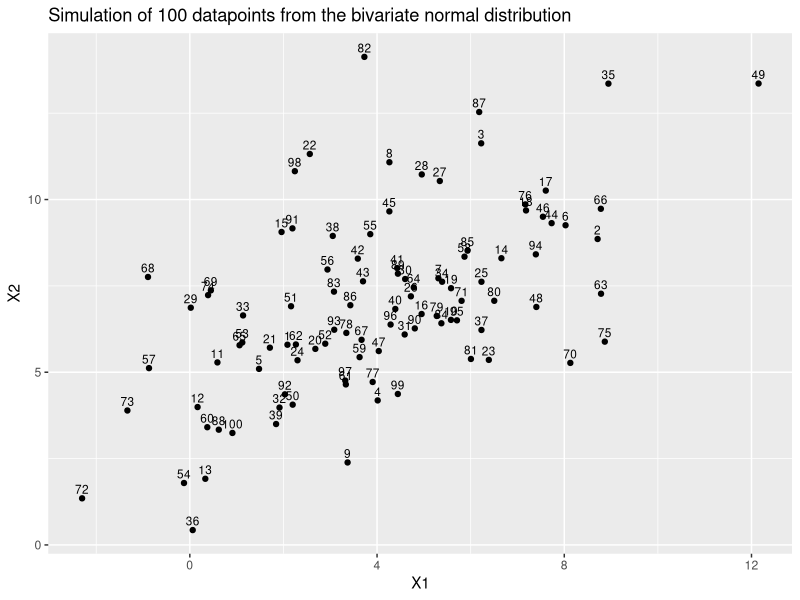
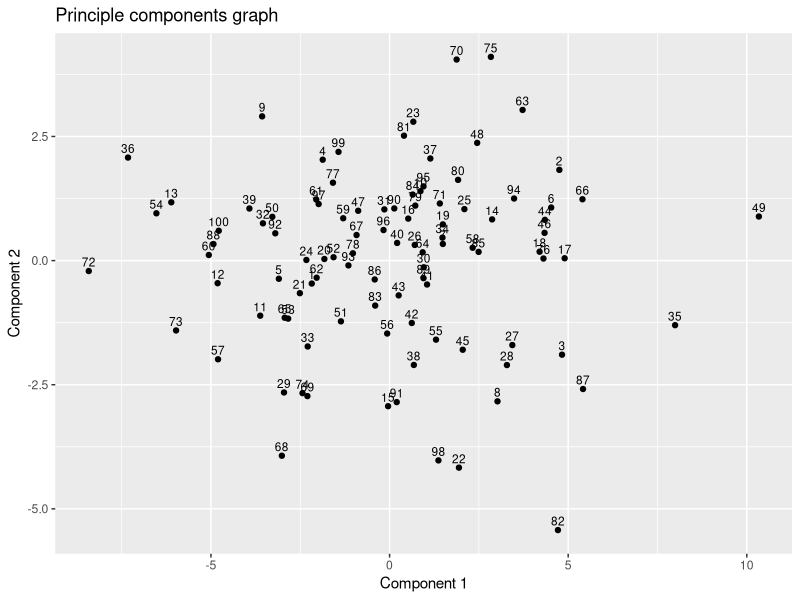
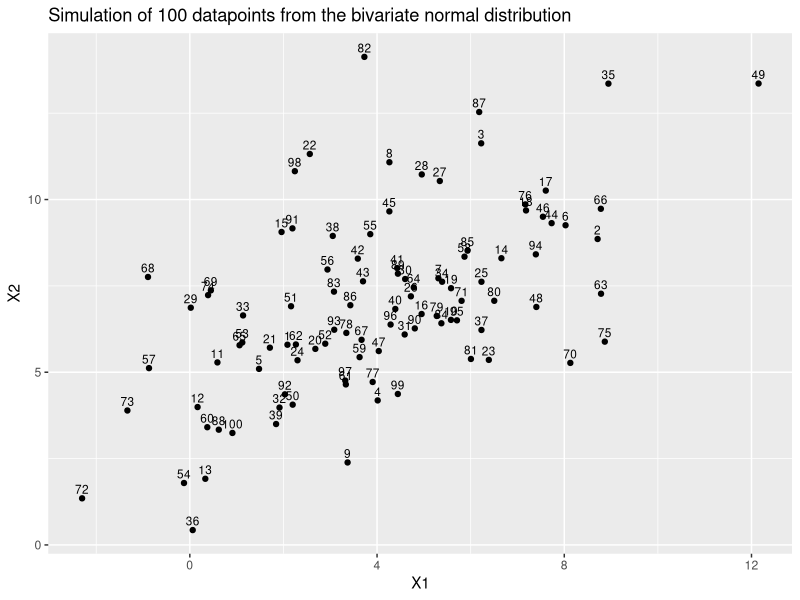
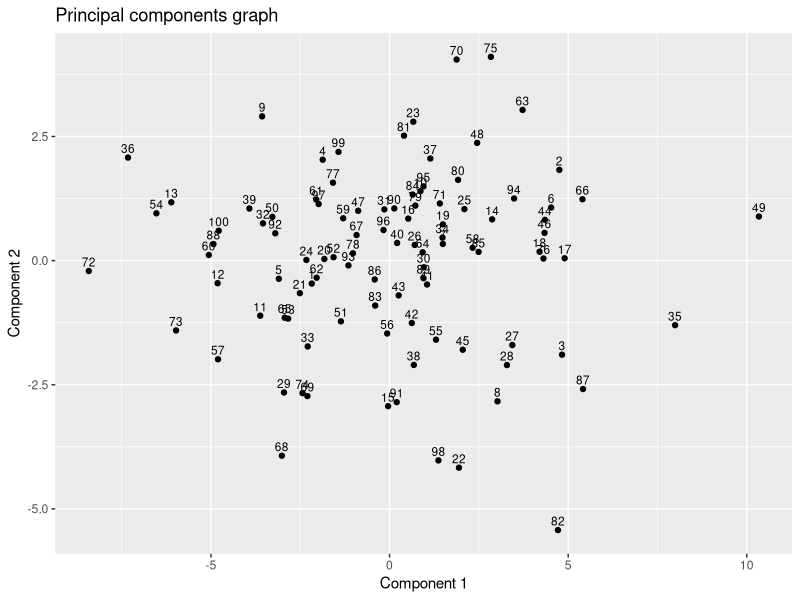
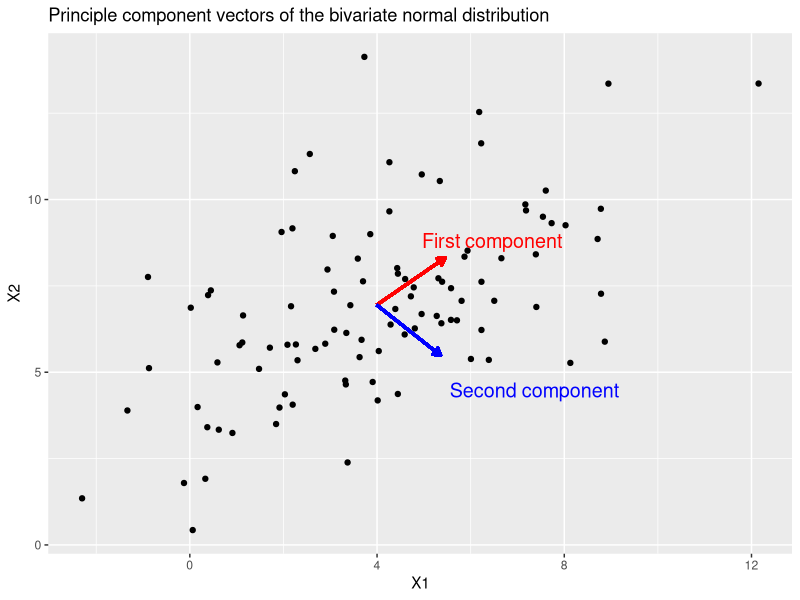

These figures' R source, in order:
## ---- chunk 1
library("ggplot2")
library("mvtnorm")
## ---- chunk 2
# Set parameters for the bivariate normal distribution
mu <- c(4, 7)
sigma <- matrix(c(10, 6, 6, 8), nrow = 2, ncol = 2)

# Simulate 100 observations
set.seed(123)
multinormData <- data.frame(rmvnorm(n = 100, mean = mu, sigma = sigma))

# Plot data and label points with observation number
library(ggplot2)
ggplot(multinormData, aes(x = X1, y = X2)) + 
  geom_point() + geom_text(hjust= 0.5, vjust=-0.5, label = 1:100, size=3) +
  ggtitle("Simulation of 100 datapoints from the bivariate normal distribution") + 
  xlab("X1") + ylab("X2") 
## ---- chunk 3

multinormData.PCA <- princomp(multinormData,cor=FALSE)

# names(multinormData.PCA)

cat("sdev\n")
multinormData.PCA$sdev

cat("\nThe G matrix (columns are eigenvectors)")
multinormData.PCA$loadings

cat("\nThe Y matrix\n")
multinormData.PCA$scores

cat("\nThe sample mean\n")
multinormData.PCA$center

cat("\nRelevant when cor=TRUE\n")
multinormData.PCA$scale

cat("\nnumber of observations\n")
multinormData.PCA$n.obs

cat("\nfunction input\n")
multinormData.PCA$calls
## ---- chunk 4
library(ggplot2)
ggplot(data.frame(multinormData.PCA$scores), aes(x = Comp.1, y = Comp.2)) + 
  geom_point() + geom_text(hjust= 0.5, vjust=-0.5, label = 1:100, size=3) +
  ggtitle("Principle components graph") + 
  xlab("Component 1") + ylab("Component 2") 
## ---- chunk 5
# Plot data and label points with observation number
ggplot(multinormData, aes(x = X1, y = X2)) + 
  geom_point() + geom_text(hjust= 0.5, vjust=-0.5, label = 1:100, size=3) +
  ggtitle("Simulation of 100 datapoints from the bivariate normal distribution") + 
  xlab("X1") + ylab("X2") 
ggplot(data.frame(multinormData.PCA$scores), aes(x = Comp.1, y = Comp.2)) + 
  geom_point() + geom_text(hjust= 0.5, vjust=-0.5, label = 1:100, size=3) +
  ggtitle("Principal components graph") + 
  xlab("Component 1") + ylab("Component 2") 
## ---- chunk 6
cat("\nThe G matrix (columns are eigenvectors)")
multinormData.PCA$loadings

cat("\nThe Y matrix\n")
multinormData.PCA$scores
## ---- chunk 7
calculateG <- function(multinormData){
  covarianceMatrix <- cov(multinormData)
  G <- eigen(covarianceMatrix)$vectors
  return(G)
}

calculateY <- function(multinormData, G){
  n <- nrow(multinormData)
  meanData <- colMeans(multinormData)
  centered <- sweep(multinormData, 2, meanData, "-")
  Y <- as.matrix(centered) %*% (G) 
  return(Y)
}

G <- calculateG(multinormData)
cat("The matrix G is\n")
print(G)

Y <- calculateY(multinormData, G)
cat("\nThe matrix Y is\n")
print(Y)
## ---- chunk 8
x <- multinormData.PCA$center["X1"]
y <- multinormData.PCA$center["X2"]
eigenVectorComponent1 <- loadings(multinormData.PCA)[1:2, 1]
eigenVectorComponent2 <- loadings(multinormData.PCA)[1:2, 2]

# Plot data and label points with observation number
ggplot(multinormData, aes(x = X1, y = X2)) + 
  geom_point() +
  ggtitle("Principle component vectors of the bivariate normal distribution") + 
  xlab("X1") + ylab("X2") + 
  geom_segment(aes(x = x, y = y, xend = x + 2 * eigenVectorComponent1[1], 
                   yend = y + 2 * eigenVectorComponent1[2]),
                arrow = arrow(length = unit(0.2, "cm"), type = "closed"),
                color = "red", size = 1) +
  annotate("text", x = x + 2 * eigenVectorComponent1[1] + 1, y = y + 2 *     eigenVectorComponent1[2] + 0.5, label = "First component", 
           color = "red", size = 5) +   
  geom_segment(aes(x = x, y = y, xend = x + 2 * eigenVectorComponent2[1], 
                   yend = y + 2 * eigenVectorComponent2[2]),
                arrow = arrow(length = unit(0.2, "cm"), type = "closed"),
                color = "blue", size = 1) +
  annotate("text", x = x + 2 * eigenVectorComponent2[1] + 2, y = y + 2 * eigenVectorComponent2[2] - 1, label = "Second component", 
           color = "blue", size = 5)
  
